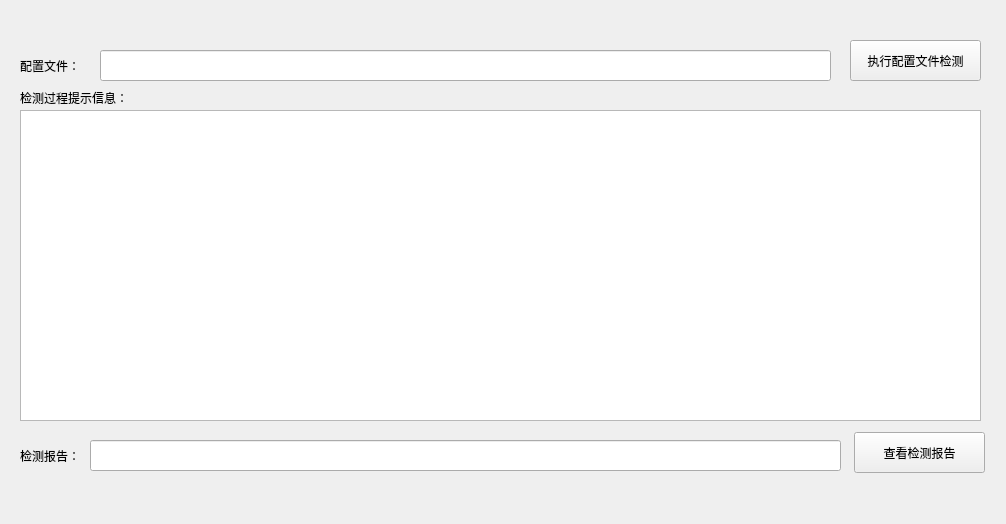
<?xml version="1.0" encoding="UTF-8"?>
<ui version="4.0">
 <class>BMIndexForm</class>
 <widget class="QWidget" name="BMIndexForm">
  <property name="geometry">
   <rect>
    <x>0</x>
    <y>0</y>
    <width>1006</width>
    <height>524</height>
   </rect>
  </property>
  <property name="windowTitle">
   <string>部门首页</string>
  </property>
  <widget class="QLineEdit" name="ProfileLineEdit">
   <property name="geometry">
    <rect>
     <x>100</x>
     <y>50</y>
     <width>731</width>
     <height>31</height>
    </rect>
   </property>
  </widget>
  <widget class="QTextEdit" name="ScanTextEdit">
   <property name="geometry">
    <rect>
     <x>20</x>
     <y>110</y>
     <width>961</width>
     <height>311</height>
    </rect>
   </property>
  </widget>
  <widget class="QLineEdit" name="JCBGLineEdit">
   <property name="geometry">
    <rect>
     <x>90</x>
     <y>440</y>
     <width>751</width>
     <height>31</height>
    </rect>
   </property>
  </widget>
  <widget class="QPushButton" name="DoScanProfileBtn">
   <property name="geometry">
    <rect>
     <x>850</x>
     <y>40</y>
     <width>131</width>
     <height>41</height>
    </rect>
   </property>
   <property name="text">
    <string>执行配置文件检测</string>
   </property>
  </widget>
  <widget class="QPushButton" name="ViewReportBtn">
   <property name="geometry">
    <rect>
     <x>854</x>
     <y>432</y>
     <width>131</width>
     <height>41</height>
    </rect>
   </property>
   <property name="text">
    <string>查看检测报告</string>
   </property>
  </widget>
  <widget class="QLabel" name="ReportLbl">
   <property name="geometry">
    <rect>
     <x>20</x>
     <y>440</y>
     <width>71</width>
     <height>31</height>
    </rect>
   </property>
   <property name="text">
    <string>检测报告：</string>
   </property>
  </widget>
  <widget class="QLabel" name="ProfileLbl">
   <property name="geometry">
    <rect>
     <x>20</x>
     <y>50</y>
     <width>81</width>
     <height>31</height>
    </rect>
   </property>
   <property name="text">
    <string>配置文件：</string>
   </property>
  </widget>
  <widget class="QLabel" name="TipInfoLbl">
   <property name="geometry">
    <rect>
     <x>20</x>
     <y>90</y>
     <width>131</width>
     <height>16</height>
    </rect>
   </property>
   <property name="text">
    <string>检测过程提示信息：</string>
   </property>
  </widget>
 </widget>
 <resources/>
 <connections/>
</ui>
